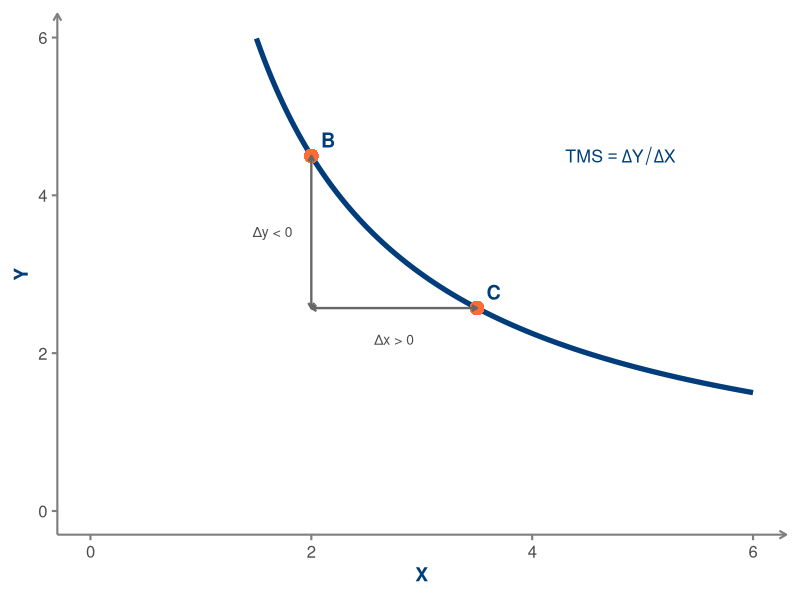
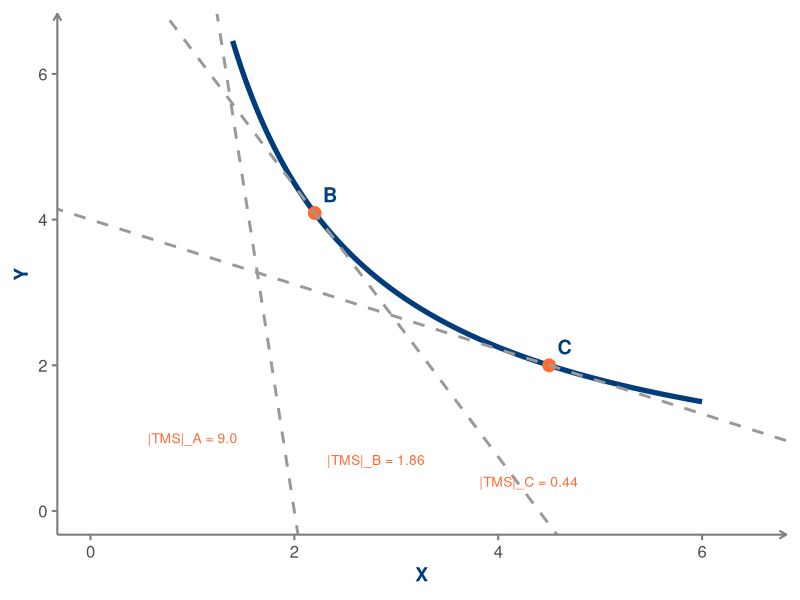
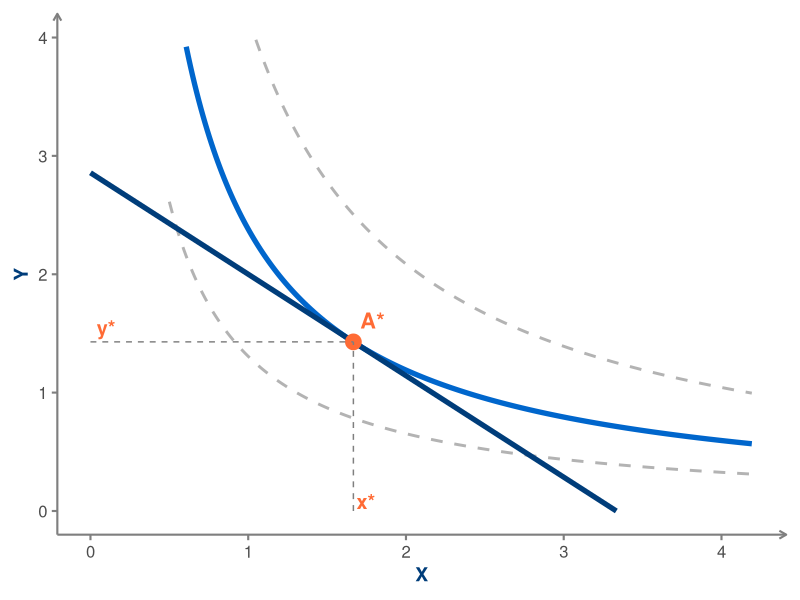
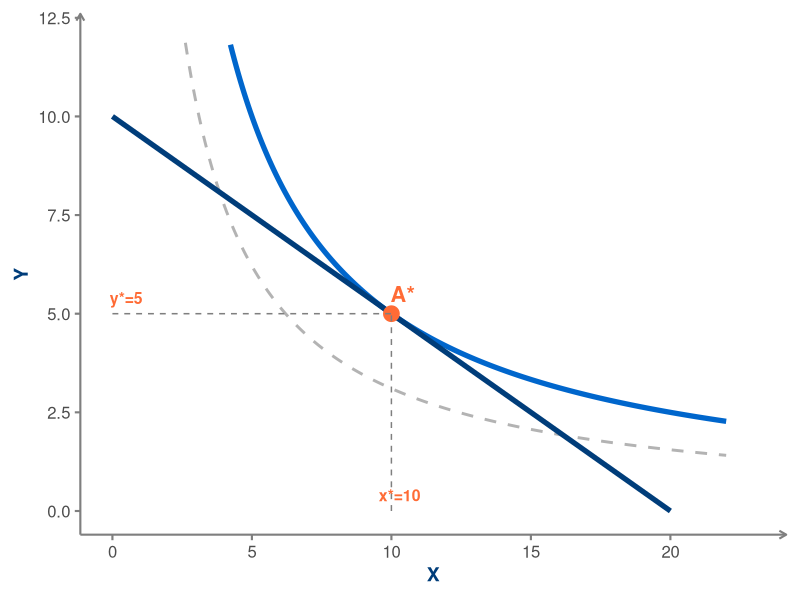

Here is the R script that generated these plots, in order:
## ---- chunk 1
#| label: setup
#| include: false
library(ggplot2)

iscal_blue   <- "#003D7A"
iscal_orange <- "#FF6B35"
iscal_lb     <- "#0066CC"

theme_iscal <- theme_minimal(base_size = 16) +
  theme(
    axis.title   = element_text(colour = iscal_blue, face = "bold", size = 14),
    axis.text    = element_text(colour = "grey30", size = 12),
    axis.line    = element_line(colour = "grey50"),
    panel.grid   = element_blank(),
    axis.ticks   = element_line(colour = "grey50"),
    plot.margin  = margin(10, 10, 10, 10)
  )

# Cobb-Douglas U = x^0.5 * y^0.5  →  y = U^2/x
ic_y  <- function(x, U)  U^2 / x
# BC: y = W/py - (px/py)*x
bc_y  <- function(x, W, px, py)  W/py - (px/py)*x
# Optimum (alpha = 0.5)
opt   <- function(W, px, py) c(0.5*W/px, 0.5*W/py)
## ---- chunk 2
#| fig-height: 4.0
#| fig-width: 5.5
#| fig-align: center

U0 <- 3
xs <- seq(0.6, 6, length.out = 300)
df_ic <- data.frame(x = xs, y = ic_y(xs, U0))
df_ic <- df_ic[df_ic$y <= 6, ]

xA <- 1.2; yA <- ic_y(xA, U0)
xB <- 2.0; yB <- ic_y(xB, U0)
xC <- 3.5; yC <- ic_y(xC, U0)

ggplot(df_ic, aes(x, y)) +
  geom_line(colour = iscal_blue, linewidth = 1.8) +
  # Points A, B, C
  geom_point(aes(x = xA, y = yA), colour = iscal_orange, size = 4) +
  geom_point(aes(x = xB, y = yB), colour = iscal_orange, size = 4) +
  geom_point(aes(x = xC, y = yC), colour = iscal_orange, size = 4) +
  # Delta labels
  annotate("segment", x = xB, y = yB, xend = xB, yend = yC,
           arrow = arrow(ends = "both", length = unit(0.15,"cm")),
           colour = "grey40", linewidth = 0.8) +
  annotate("segment", x = xB, y = yC, xend = xC, yend = yC,
           arrow = arrow(ends = "both", length = unit(0.15,"cm")),
           colour = "grey40", linewidth = 0.8) +
  annotate("text", x = (xB+xC)/2, y = yC - 0.4,
           label = "Δx > 0", colour = "grey30", size = 3.5) +
  annotate("text", x = xB - 0.35, y = (yB+yC)/2,
           label = "Δy < 0", colour = "grey30", size = 3.5) +
  # Labels A, B, C
  annotate("text", x = xA - 0.15, y = yA + 0.2, label = "A",
           colour = iscal_blue, size = 5, fontface = "bold") +
  annotate("text", x = xB + 0.15, y = yB + 0.2, label = "B",
           colour = iscal_blue, size = 5, fontface = "bold") +
  annotate("text", x = xC + 0.15, y = yC + 0.2, label = "C",
           colour = iscal_blue, size = 5, fontface = "bold") +
  annotate("text", x = 4.8, y = 4.5,
           label = "TMS == Delta*Y/Delta*X",
           parse = TRUE, colour = iscal_blue, size = 4.5) +
  scale_x_continuous(limits = c(0, 6), name = "X") +
  scale_y_continuous(limits = c(0, 6), name = "Y") +
  theme_iscal +
  theme(axis.line.x = element_line(arrow = arrow(length = unit(0.2,"cm"))),
        axis.line.y = element_line(arrow = arrow(length = unit(0.2,"cm"))))
## ---- chunk 3
#| fig-height: 4.0
#| fig-width: 5.5
#| fig-align: center

U0 <- 3
xs  <- seq(0.6, 6, length.out = 300)
df_ic <- data.frame(x = xs, y = ic_y(xs, U0))
df_ic <- df_ic[df_ic$y <= 6.5, ]

# Three points to show decreasing |TMS|
pts <- data.frame(x = c(1.0, 2.2, 4.5), label = c("A", "B", "C"))
pts$y   <- ic_y(pts$x, U0)
# |TMS| at each point: d(ic_y)/dx = -U^2/x^2; |TMS| = U^2/x^2
pts$tms <- U0^2 / pts$x^2

ggplot(df_ic, aes(x, y)) +
  geom_line(colour = iscal_blue, linewidth = 1.8) +
  geom_point(data = pts, aes(x, y), colour = iscal_orange, size = 4) +
  # Tangent lines at each point (slope = -tms)
  geom_abline(slope = -pts$tms[1],
              intercept = pts$y[1] + pts$tms[1]*pts$x[1],
              colour = "grey60", linewidth = 1, linetype = "dashed") +
  geom_abline(slope = -pts$tms[2],
              intercept = pts$y[2] + pts$tms[2]*pts$x[2],
              colour = "grey60", linewidth = 1, linetype = "dashed") +
  geom_abline(slope = -pts$tms[3],
              intercept = pts$y[3] + pts$tms[3]*pts$x[3],
              colour = "grey60", linewidth = 1, linetype = "dashed") +
  # Annotations
  annotate("text", x = pts$x[1] + 0.15, y = pts$y[1] + 0.25, label = "A",
           colour = iscal_blue, size = 5, fontface = "bold") +
  annotate("text", x = pts$x[2] + 0.15, y = pts$y[2] + 0.25, label = "B",
           colour = iscal_blue, size = 5, fontface = "bold") +
  annotate("text", x = pts$x[3] + 0.15, y = pts$y[3] + 0.25, label = "C",
           colour = iscal_blue, size = 5, fontface = "bold") +
  annotate("text", x = 1.0, y = 1.0,
           label = sprintf("|TMS|_A = %.1f", pts$tms[1]),
           colour = iscal_orange, size = 3.5) +
  annotate("text", x = 2.8, y = 0.7,
           label = sprintf("|TMS|_B = %.2f", pts$tms[2]),
           colour = iscal_orange, size = 3.5) +
  annotate("text", x = 4.3, y = 0.4,
           label = sprintf("|TMS|_C = %.2f", pts$tms[3]),
           colour = iscal_orange, size = 3.5) +
  scale_x_continuous(limits = c(0, 6.5), name = "X") +
  scale_y_continuous(limits = c(0, 6.5), name = "Y") +
  coord_cartesian(xlim = c(0,6.5), ylim = c(0,6.5)) +
  theme_iscal +
  theme(axis.line.x = element_line(arrow = arrow(length = unit(0.2,"cm"))),
        axis.line.y = element_line(arrow = arrow(length = unit(0.2,"cm"))))
## ---- chunk 4
#| fig-height: 3.2
#| fig-width: 4.5
#| fig-align: center

W <- 10; px <- 3; py <- 3.5; alpha <- 0.5
xstar <- alpha * W / px      # ≈ 1.667
ystar <- alpha * W / py      # ≈ 1.429
Ustar <- sqrt(xstar * ystar) # utility at optimum ≈ 1.543

xs_ic <- seq(0.5, 4.5, length.out = 300)
df_ic_opt  <- data.frame(x = xs_ic, y = ic_y(xs_ic, Ustar))
df_ic_opt  <- df_ic_opt[df_ic_opt$y <= 5, ]
df_ic_high <- data.frame(x = xs_ic, y = ic_y(xs_ic, Ustar + 0.5))
df_ic_high <- df_ic_high[df_ic_high$y <= 5, ]
df_ic_low  <- data.frame(x = xs_ic, y = ic_y(xs_ic, Ustar - 0.4))
df_ic_low  <- df_ic_low[df_ic_low$y <= 5, ]

df_bc <- data.frame(x = c(0, W/px), y = c(W/py, 0))

ggplot() +
  geom_line(data = df_ic_low,  aes(x, y), colour = "grey70", linewidth = 1, linetype = "dashed") +
  geom_line(data = df_ic_opt,  aes(x, y), colour = iscal_lb, linewidth = 1.8) +
  geom_line(data = df_ic_high, aes(x, y), colour = "grey70", linewidth = 1, linetype = "dashed") +
  geom_line(data = df_bc,      aes(x, y), colour = iscal_blue, linewidth = 1.8) +
  geom_point(aes(x = xstar, y = ystar), colour = iscal_orange, size = 5) +
  geom_segment(aes(x = xstar, y = 0, xend = xstar, yend = ystar),
               linetype = "dashed", colour = "grey50") +
  geom_segment(aes(x = 0, y = ystar, xend = xstar, yend = ystar),
               linetype = "dashed", colour = "grey50") +
  annotate("text", x = xstar + 0.08, y = 0.08,
           label = "x*", colour = iscal_orange, size = 5, fontface = "bold") +
  annotate("text", x = 0.1, y = ystar + 0.12,
           label = "y*", colour = iscal_orange, size = 5, fontface = "bold") +
  annotate("text", x = xstar + 0.12, y = ystar + 0.18,
           label = "A*", colour = iscal_orange, size = 5.5, fontface = "bold") +
  scale_x_continuous(limits = c(0, 4.2), name = "X") +
  scale_y_continuous(limits = c(0, 4.0), name = "Y") +
  theme_iscal +
  theme(axis.line.x = element_line(arrow = arrow(length = unit(0.2,"cm"))),
        axis.line.y = element_line(arrow = arrow(length = unit(0.2,"cm"))))
## ---- chunk 5
#| fig-height: 4.0
#| fig-width: 4.8
#| fig-align: center

W2 <- 40; px2 <- 2; py2 <- 4
xopt <- 10; yopt <- 5
# |TMS| = Y/X  means U = sqrt(XY)  (Cobb-Douglas), so ic: Y = U^2/X
Uopt2 <- sqrt(xopt * yopt)   # = sqrt(50) ≈ 7.07

xs2 <- seq(1, 22, length.out = 300)
df_ic2_opt  <- data.frame(x = xs2, y = Uopt2^2 / xs2)
df_ic2_opt  <- df_ic2_opt[df_ic2_opt$y >= 0.3 & df_ic2_opt$y <= 14, ]
df_ic2_low  <- data.frame(x = xs2, y = (Uopt2 - 1.5)^2 / xs2)
df_ic2_low  <- df_ic2_low[df_ic2_low$y >= 0.3 & df_ic2_low$y <= 14, ]
df_bc2 <- data.frame(x = c(0, W2/px2), y = c(W2/py2, 0))

ggplot() +
  geom_line(data = df_ic2_low, aes(x, y), colour = "grey70",
            linewidth = 1, linetype = "dashed") +
  geom_line(data = df_ic2_opt, aes(x, y), colour = iscal_lb, linewidth = 1.8) +
  geom_line(data = df_bc2,     aes(x, y), colour = iscal_blue, linewidth = 1.8) +
  geom_point(aes(x = xopt, y = yopt), colour = iscal_orange, size = 5) +
  geom_segment(aes(x = xopt, y = 0, xend = xopt, yend = yopt),
               linetype = "dashed", colour = "grey50") +
  geom_segment(aes(x = 0, y = yopt, xend = xopt, yend = yopt),
               linetype = "dashed", colour = "grey50") +
  annotate("text", x = xopt + 0.3, y = 0.4,
           label = "x*=10", colour = iscal_orange, size = 4, fontface = "bold") +
  annotate("text", x = 0.5, y = yopt + 0.4,
           label = "y*=5", colour = iscal_orange, size = 4, fontface = "bold") +
  annotate("text", x = xopt + 0.4, y = yopt + 0.5,
           label = "A*", colour = iscal_orange, size = 5.5, fontface = "bold") +
  scale_x_continuous(limits = c(0, 23), name = "X") +
  scale_y_continuous(limits = c(0, 12), name = "Y") +
  theme_iscal +
  theme(axis.line.x = element_line(arrow = arrow(length = unit(0.2,"cm"))),
        axis.line.y = element_line(arrow = arrow(length = unit(0.2,"cm"))))
